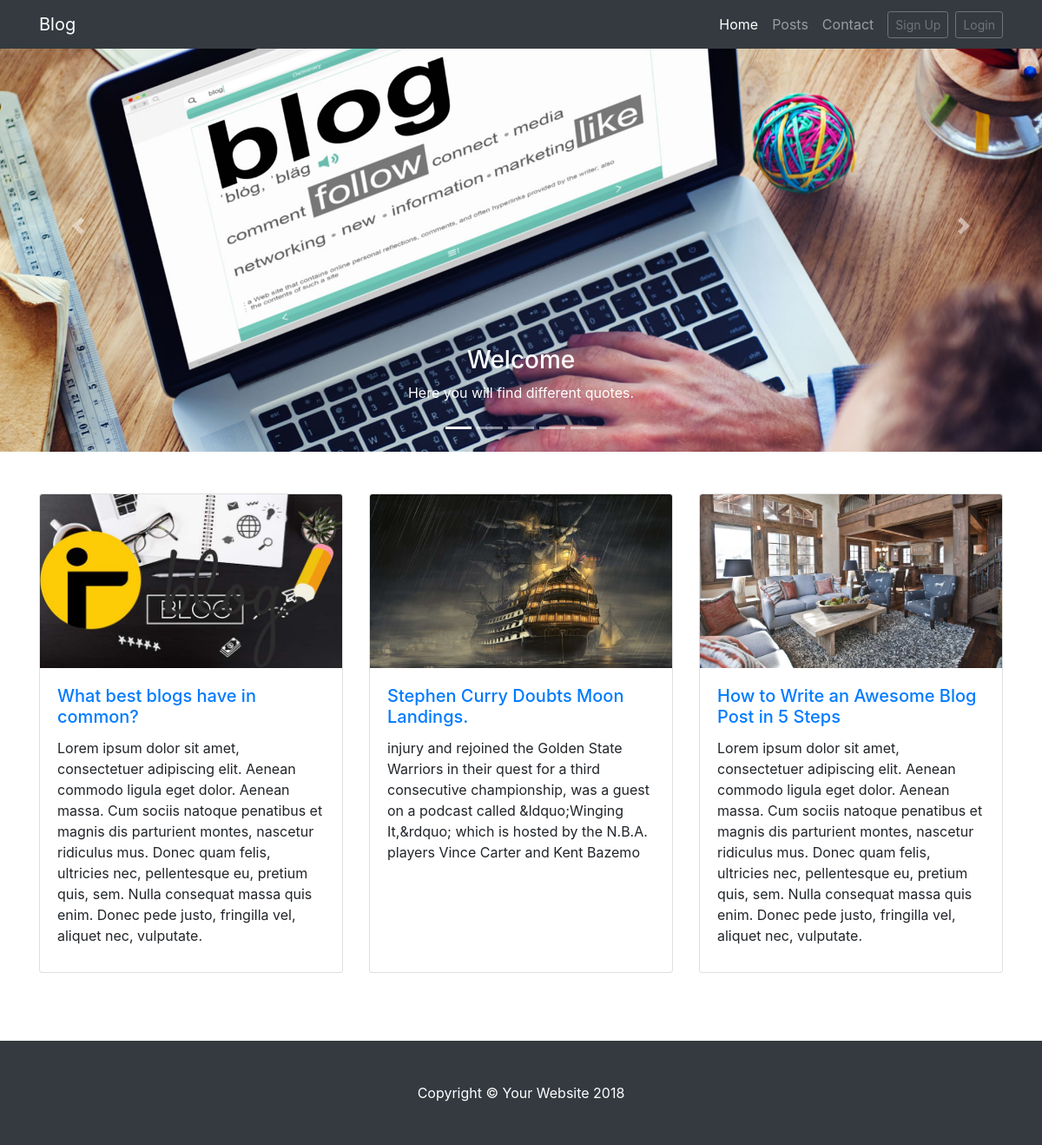
The page / on the database its author committed.
### tables this page shows
CREATE TABLE `articles` (
  `id` int(5) UNSIGNED NOT NULL,
  `title` varchar(100) DEFAULT 'no title',
  `summary` varchar(350) DEFAULT 'no summary',
  `tags` varchar(100) DEFAULT 'no tags',
  `body` varchar(2000) DEFAULT 'no body',
  `author` varchar(50) DEFAULT 'no author',
  `image` varchar(100) DEFAULT 'no image',
  `category` varchar(50) DEFAULT 'no categ',
  `date` date NOT NULL,
  `is_feature` tinyint(1) UNSIGNED NOT NULL DEFAULT '0',
  `status` tinyint(1) UNSIGNED NOT NULL DEFAULT '0',
  `position` int(3) UNSIGNED NOT NULL,
  `seo_url` varchar(100) DEFAULT NULL,
  `uid` int(3) NOT NULL
);

### index.php (called while the page is built)
<?php
include 'home.php';
?>

### home.php (the view, shortened to what this page needs)
<?php
include 'utils/dbh.php';
$query_postCards="SELECT * FROM articles WHERE status='1' ORDER BY date DESC LIMIT 6";
$result_postCards = mysqli_query($connect, $query_postCards);
?>
<!DOCTYPE html>
<html lang="en">
  <head>
    <link href="utils/vendor/bootstrap/css/bootstrap.min.css" rel="stylesheet">
    <link href="css/half-slider.css" rel="stylesheet">
  </head>
  <body>
   <?php include 'includes/header.php'; ?>
    <header>
      <div id="carouselExampleIndicators" class="carousel slide" data-ride="carousel">
        <ol class="carousel-indicators">
          <li data-target="#carouselExampleIndicators" data-slide-to="0" class="active"></li>
          <li data-target="#carouselExampleIndicators" data-slide-to="1"></li>
          <li data-target="#carouselExampleIndicators" data-slide-to="1"></li>
          <li data-target="#carouselExampleIndicators" data-slide-to="1"></li>
          <li data-target="#carouselExampleIndicators" data-slide-to="1"></li>
        </ol>
        <div class="carousel-inner" role="listbox">
          <div class="carousel-item active" style="background-image: url('admin/image/blogging.jpg')">
            <div class="carousel-caption d-none d-md-block">
              <h3>Welcome</h3>
              <p>Here you will find different quotes.</p>
            </div>
          </div>
        </div>
        <a class="carousel-control-prev" href="#carouselExampleIndicators" role="button" data-slide="prev">
          <span class="carousel-control-prev-icon" aria-hidden="true"></span>
        </a>
        <a class="carousel-control-next" href="#carouselExampleIndicators" role="button" data-slide="next">
          <span class="carousel-control-next-icon" aria-hidden="true"></span>
        </a>
      </div>
    </header>
    <section class="py-5">
      <div class="container">
        <div class="row">
        <?php  while($row = mysqli_fetch_array($result_postCards)) { ?>
          <div class="col-lg-4 col-sm-6 portfolio-item">
            <div class="card h-80">
              <img class="card-img-top" style="height: 200px;" src="admin/image/<?php echo $row['image'];?>" alt="">
              <div class="card-body" style="height: 350px;">
                <h5 class="card-title">
                  <a href="<?php echo $row['seo_url'];?>"><?php echo $row['title'];?></a>
                </h5>
                <p class="card-text" ><?php echo $row['summary'];?></p>
              </div>
            </div>
          </div>
          <?php } ?>
        </div>
      </div>
    </section>
    <footer class="py-5 bg-dark">
      <div class="container">
        <p class="m-0 text-center text-white">Copyright &copy; Your Website 2018</p>
      </div>
    </footer>
  </body>
</html>

### css/half-slider.css (style rules this page uses)
.carousel-item { height: 65vh; min-height: 300px; background: no-repeat center center scroll; -webkit-background-size: cover; -moz-background-size: cover; -o-background-size: cover; background-size: cover; }
.portfolio-item { margin-bottom: 30px; }

### rows shown on the page
articles: image (picture), title "What best blogs have in common?", summary "Lorem ipsum dolor sit amet, consectetuer adipiscing elit. Aenean commodo ligula eget dolor. Aenean massa. Cum sociis natoque penatibus et magnis dis parturient montes, nascetur ridiculus mus. Donec quam felis, ultricies nec, pellentesque eu, pretium quis, sem. Nulla consequat massa quis enim. Donec pede justo, fringilla vel, aliquet nec, vulputate."
articles: image (picture), title "Stephen Curry Doubts Moon Landings.", summary "injury and rejoined the Golden State Warriors in their quest for a third consecutive championship, was a guest on a podcast called &ldquo;Winging It,&rdquo; which is hosted by the N.B.A. players Vince Carter and Kent Bazemo"
articles: image (picture), title "How to Write an Awesome Blog Post in 5 Steps", summary "Lorem ipsum dolor sit amet, consectetuer adipiscing elit. Aenean commodo ligula eget dolor. Aenean massa. Cum sociis natoque penatibus et magnis dis parturient montes, nascetur ridiculus mus. Donec quam felis, ultricies nec, pellentesque eu, pretium quis, sem. Nulla consequat massa quis enim. Donec pede justo, fringilla vel, aliquet nec, vulputate."
